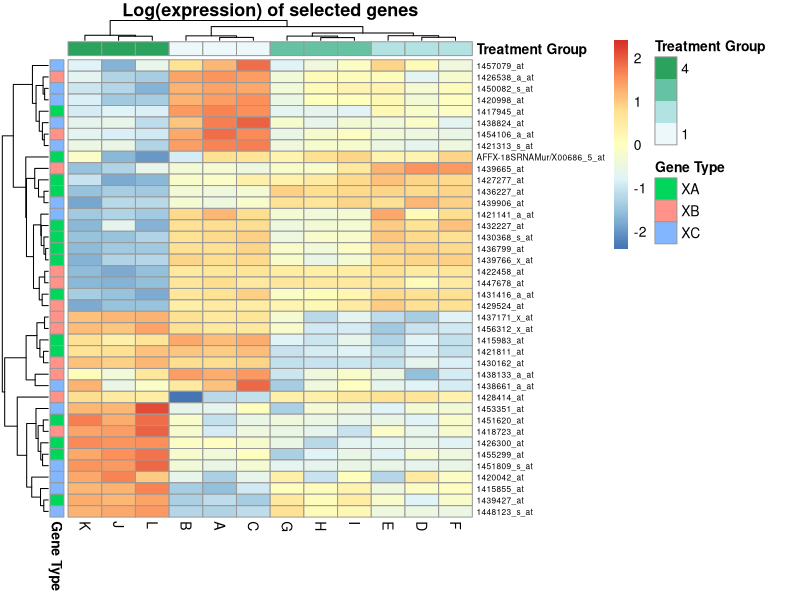
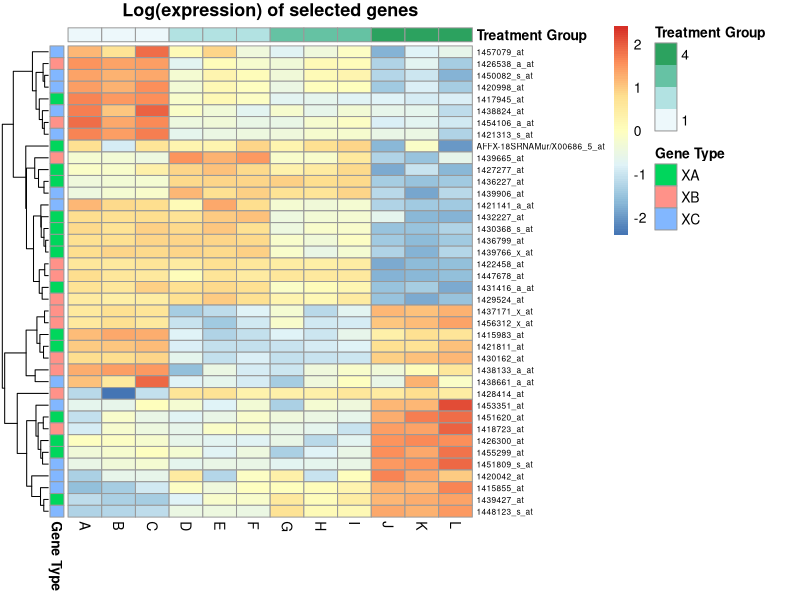
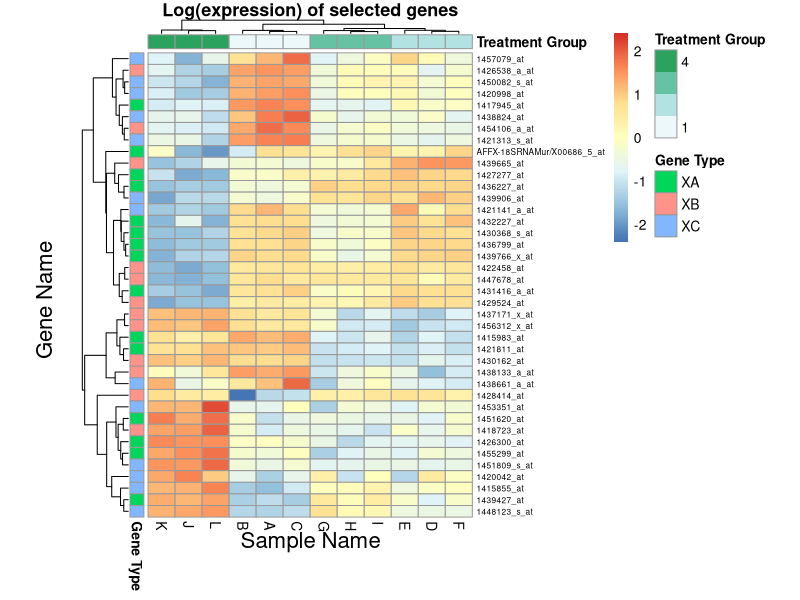
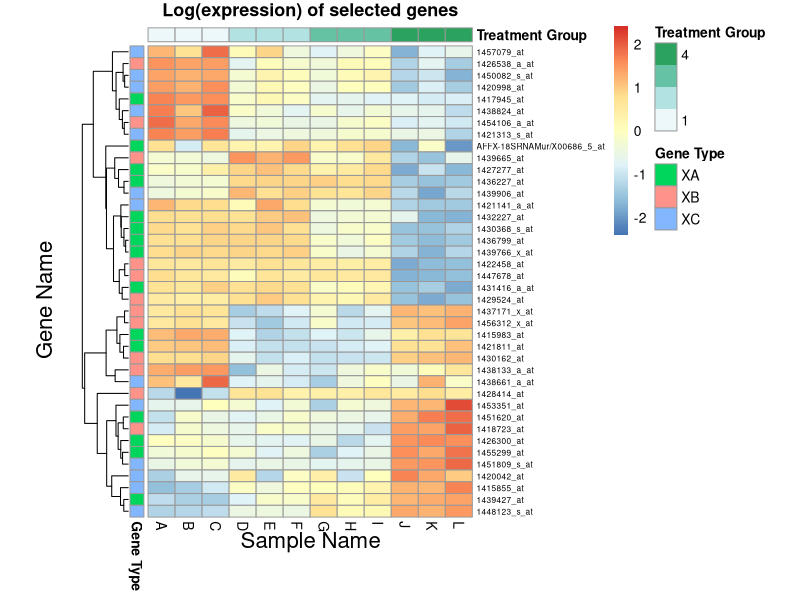

Write R code to recreate these figures, in order.


#Acquire data, check for zeros, log transform 

data_all <- read.table(file= "data_all.csv",header=T,sep=",")

gene_annotation <- read.table(file= "gene_annotation.csv",header=T,sep=",")

sample_annotation <- read.table(file= "sample_annotation.csv",header=T,sep=",")

data_all_df <- as.data.frame(data_all[1:200, 2:13])

zero_test <- function(df) {
  all_data_matrix <- as.matrix(df)
  count <- 0
  zero_positions <- c()
  for (i in all_data_matrix){
    count = count + 1
    if (i == 0){
      print("Zero value found at position:")
      print(count)
      zero_positions <- c(zero_positions, count)
    }
  }
  return(zero_positions)
}


mimimum_test <- function(df, min=1) {
  all_data_matrix <- as.matrix(df)
  count <- 0
  min_positions <- c()
  for (i in all_data_matrix){
    count = count + 1
    if (i < min){
      print("Filter value:")
      print(i)
      print("Found at position:")
      print(count)
      min_positions <- c(min_positions, count)
    }
  }
  return(min_positions)
}



change_values <- function(df, find=0, change=1) {
  all_data_matrix <- as.matrix(df)
  find_matrix <- all_data_matrix <= find
  all_data_matrix[find_matrix] <- change
  all_data_df <- as.data.frame(all_data_matrix)
  return(all_data_df)
}


zeros <- zero_test(data_all_df)
filter_response = 'n'

if (is.null(zeros) == FALSE){
  print("Zero values found in data")
  filter_response <- readline(prompt="Filter Data to change Zeros to Ones? (y/n): ")
}


if (filter_response == "y"|| filter_response == "yes") {
  data_all_df <- change_values(all_data_df)
}


data_all_log <- log(data_all_df)


#Annotate data and format for pheatmap 
gene_list <- read.delim("genelist_7.txt")

gene_vec <- unlist(gene_list)

uniq_gene_vec <- sort(unique(gene_vec))

selected_genes <- data_all_log[uniq_gene_vec,1:12]

gene_names <- as.data.frame(gene_annotation[uniq_gene_vec,3:4])

labeled_data <- cbind(gene_names,selected_genes)

labeled_data_matrix <- as.matrix(labeled_data[,3:14])

rownames(labeled_data_matrix) = gene_names[,2]


#Generate pheatmaps 
library(pheatmap)

genetype_annotate <- data.frame("Type" = labeled_data$Type)

rownames(genetype_annotate) = rownames(labeled_data_matrix)

colnames(genetype_annotate) = "Gene Type"

treatment_annotate <- data.frame(Treatment = sample_annotation$TreatmentGroup)

rownames(treatment_annotate) = colnames(labeled_data_matrix)

colnames(treatment_annotate) = 'Treatment Group'


pheatmap(labeled_data_matrix, scale='row', fontsize_row = 6, 
         annotation_row=genetype_annotate, 
         annotation_col=treatment_annotate, 
         main = "Log(expression) of selected genes", 
         treeheight_col = 10, treeheight_row = 30)


pheatmap(labeled_data_matrix, scale='row', fontsize_row = 6, 
         annotation_row=genetype_annotate, 
         annotation_col=treatment_annotate, 
         main = "Log(expression) of selected genes", 
         cluster_cols = FALSE, treeheight_row = 30)



library(grid)


setHook("grid.newpage", function() pushViewport(viewport(x=1,y=1,width=0.9, height=1.0, name="vp", just=c("right","top"))), action="prepend")
pheatmap(labeled_data_matrix, scale='row', fontsize_row = 6, annotation_row=genetype_annotate, annotation_col=treatment_annotate, main = "Log(expression) of selected genes", treeheight_col = 5, treeheight_row = 30)
setHook("grid.newpage", NULL, "replace")
grid.text("Sample Name", x=0.32, y=0.1, gp=gpar(fontsize=16))
grid.text("Gene Name", x=-0.05, rot=90, gp=gpar(fontsize=16))


setHook("grid.newpage", function() pushViewport(viewport(x=1,y=1,width=0.9, height=1, name="vp", just=c("right","top"))), action="prepend")
pheatmap(labeled_data_matrix, scale='row', fontsize_row = 6, annotation_row=genetype_annotate, annotation_col=treatment_annotate, main = "Log(expression) of selected genes", cluster_cols = FALSE, treeheight_row = 30)
setHook("grid.newpage", NULL, "replace")
grid.text("Sample Name", x=0.32, y=0.1, gp=gpar(fontsize=16))
grid.text("Gene Name", x=-0.05, rot=90, gp=gpar(fontsize=16))





